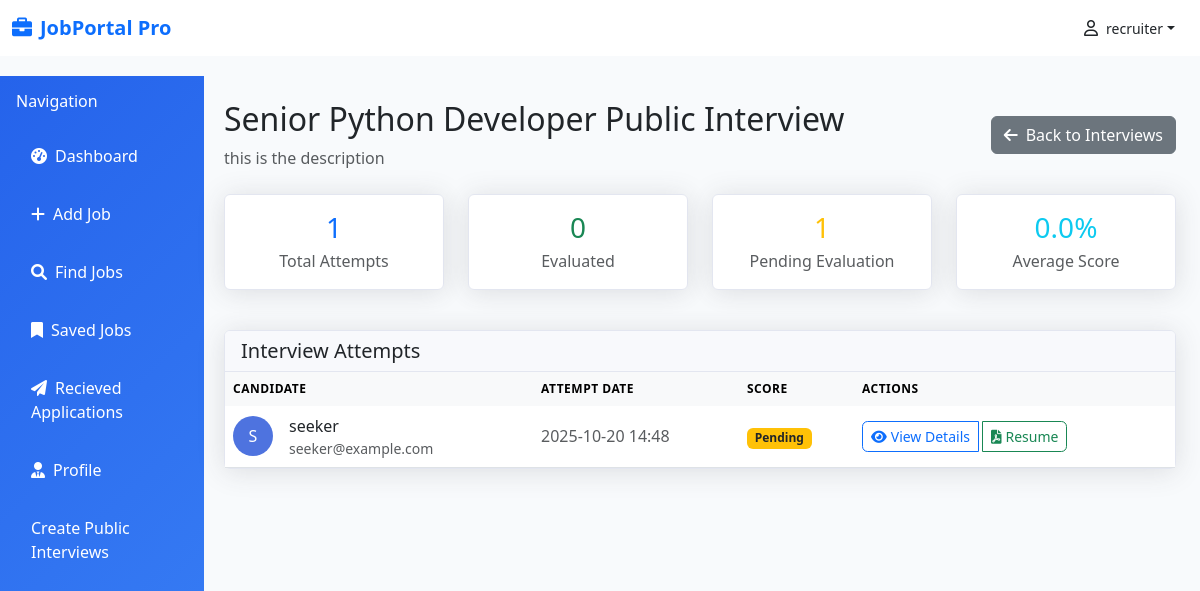
/public-interview-results/1 (signed in), run on the app's committed database.
### database/models.py (models this page shows)
class User(Base):
    __tablename__ = "users"
    id = Column(Integer(), primary_key=True)
    name = Column(String(256), nullable=False)
    email = Column(String(256), nullable=False)
    password = Column(String(256), nullable=False)
    is_recruiter = Column(Boolean, default=False)

class PublicInterview(Base):
    __tablename__ = "public_interviews"
    id = Column(Integer, primary_key=True, index=True)
    status = Column(Boolean, default=True)
    created_by = Column(Integer, ForeignKey("users.id"))
    title = Column(String(255), nullable=False)
    role = Column(String(256), nullable=True)
    skills = Column(JSON, nullable=True)
    description = Column(Text)
    category = Column(String(100))
    created_at = Column(DateTime, default=datetime.utcnow)
    updated_at = Column(DateTime, default=datetime.utcnow, onupdate=datetime.utcnow)
    creator = relationship("User", backref="public_interviews")
    attempts = relationship("PublicInterviewAttempt", backref="interview", lazy="select", cascade="all, delete-orphan")

class PublicInterviewAttempt(Base):
    __tablename__ = "public_interview_attempts"
    id = Column(Integer, primary_key=True, index=True)
    interview_id = Column(Integer, ForeignKey("public_interviews.id"), nullable=False)
    user_id = Column(Integer, ForeignKey("users.id"), nullable=False)
    transcript = Column(JSON, default=[])
    resume = Column(String(256), nullable=False)
    score = Column(Float, nullable=True)
    feedback = Column(Text, nullable=True)
    attempted_at = Column(DateTime, default=datetime.utcnow, nullable=True)
    video = Column(String(256), nullable=True)
    user = relationship("User", backref="public_interview_attempts")

### apps/PublicInterview/public_interview.py (the view)
@public_interview_router.get("/public-interview-results/{interview_id}")
async def public_interview_results(
    request: Request,
    interview_id: int,
    db: Session = Depends(get_db),
    current_user = Depends(get_current_user)
):
    if not current_user.is_recruiter:
        raise HTTPException(status_code=403, detail="Access denied")
    interview = db.query(PublicInterview).filter_by(id=interview_id, created_by=current_user.id).first()
    if not interview:
        raise HTTPException(status_code=404, detail="Interview not found")
    attempts = (
        db.query(PublicInterviewAttempt)
        .join(User, PublicInterviewAttempt.user_id == User.id)
        .filter(PublicInterviewAttempt.interview_id == interview_id)
        .order_by(PublicInterviewAttempt.attempted_at.desc())
        .all()
    )
    return templates.TemplateResponse(
        "public_interview_results.html",
        {
            "request": request,
            "current_user": current_user,
            "interview": interview,
            "attempts": attempts
        }
    )

### templates/public_interview_results.html (shortened to what this page needs)
{% extends 'base.html' %}
{% block content %}
<div class="col-md-9 col-lg-10">
    <div class="container-fluid py-4">
        <div class="d-flex justify-content-between align-items-center mb-4">
            <div>
                <h1 class="h2 mb-2">{{ interview.title }}</h1>
                <p class="text-muted mb-0">{{ interview.description }}</p>
            </div>
            <a href="/recruiter-public-interview" class="btn btn-secondary">
                <i class="fas fa-arrow-left me-2"></i>Back to Interviews
            </a>
        </div>
        <div class="row mb-4">
            <div class="col-md-3 col-sm-6 mb-3">
                <div class="card text-center h-100">
                    <div class="card-body">
                        <h3 class="text-primary mb-1">{{ attempts|length }}</h3>
                        <p class="text-muted mb-0">Total Attempts</p>
                    </div>
                </div>
            </div>
            <div class="col-md-3 col-sm-6 mb-3">
                <div class="card text-center h-100">
                    <div class="card-body">
                        <h3 class="text-success mb-1">{{ attempts|selectattr("score")|list|length }}</h3>
                        <p class="text-muted mb-0">Evaluated</p>
                    </div>
                </div>
            </div>
            <div class="col-md-3 col-sm-6 mb-3">
                <div class="card text-center h-100">
                    <div class="card-body">
                        <h3 class="text-warning mb-1">{{ attempts|rejectattr("score")|list|length }}</h3>
                        <p class="text-muted mb-0">Pending Evaluation</p>
                    </div>
                </div>
            </div>
            <div class="col-md-3 col-sm-6 mb-3">
                <div class="card text-center h-100">
                    <div class="card-body">
                        <h3 class="text-info mb-1">
                            {{ "%0.1f"|format((attempts|selectattr("score")|map(attribute="score")|list|sum /
                            (attempts|selectattr("score")|list|length)) if attempts|selectattr("score")|list|length > 0
                            else 0) }}%
                        </h3>
                        <p class="text-muted mb-0">Average Score</p>
                    </div>
                </div>
            </div>
        </div>
        <div class="card">
            <div class="card-header">
                <h5 class="card-title mb-0">Interview Attempts</h5>
            </div>
            <div class="card-body p-0">
                {% if attempts %}
                <div class="table-responsive">
                    <table class="table table-hover mb-0">
                        <thead class="table-light">
                            <tr>
                                <th class="border-0">Candidate</th>
                                <th class="border-0">Attempt Date</th>
                                <th class="border-0">Score</th>
                                <th class="border-0">Actions</th>
                            </tr>
                        </thead>
                        <tbody>
                            {% for attempt in attempts %}
                            <tr>
                                <td>
                                    <div class="d-flex align-items-center">
                                        <div class="flex-shrink-0">
                                            <div class="bg-primary rounded-circle d-flex align-items-center justify-content-center"
                                                style="width: 40px; height: 40px;">
                                                <span class="text-white fw-medium">{{ attempt.user.name[0].upper()
                                                    }}</span>
                                            </div>
                                        </div>
                                        <div class="flex-grow-1 ms-3">
                                            <div class="fw-medium text-dark">{{ attempt.user.name }}</div>
                                            <div class="text-muted small">{{ attempt.user.email }}</div>
                                        </div>
                                    </div>
                                </td>
                                <td class="align-middle">
                                    <span class="text-muted">{{ attempt.attempted_at.strftime('%Y-%m-%d %H:%M')
                                        }}</span>
                                </td>
                                <td class="align-middle">
                                    {% if attempt.score is not none %}
                                    <span class="badge bg-success">{{ "%.1f"|format(attempt.score) }}%</span>
                                    {% else %}
                                    <span class="badge bg-warning text-dark">Pending</span>
                                    {% endif %}
                                </td>
                                <td class="align-middle">
                                    <div class="btn-group" role="group">
                                        <a href="{{ url_for('public_interview_attempt_detail', attempt_id=attempt.id) }}"
                                            class="btn btn-sm btn-outline-primary">
                                            <i class="fas fa-eye me-1"></i>View Details
                                        </a>
                                        <a href="{{ attempt.resume }}" target="_blank"
                                            class="btn btn-sm btn-outline-success">
                                            <i class="fas fa-file-pdf me-1"></i>Resume
                                        </a>
                                    </div>
                                </td>
                            </tr>
                            {% endfor %}
                        </tbody>
                    </table>
                </div>
                {% else %}
                <div class="text-center py-5">
                    <i class="fas fa-inbox fa-3x text-muted mb-3"></i>
                    <h5 class="text-muted">No attempts yet</h5>
                    <p class="text-muted">Candidates haven't attempted this interview yet.</p>
                </div>
                {% endif %}
            </div>
        </div>
    </div>
</div>
{% endblock %}

### templates/base.html (shortened to what this page needs)
<!DOCTYPE html>
<html lang="en">
<head>
    <link href="https://cdn.jsdelivr.net/npm/bootstrap@5.3.0/dist/css/bootstrap.min.css" rel="stylesheet">
    <link href="https://cdnjs.cloudflare.com/ajax/libs/font-awesome/6.0.0/css/all.min.css" rel="stylesheet">
    <link rel="stylesheet" href="{{ url_for('static', path='css/base.css') }}">
</head>
<body>
    <nav class="navbar navbar-expand-lg navbar-light bg-white fixed-top">
        <div class="container-fluid">
            <a class="navbar-brand fw-bold text-primary" href=" {{url_for('dashboard')}} ">
                <i class="fas fa-briefcase me-2"></i>JobPortal Pro
            </a>
            <div class="d-flex align-items-center">
                <div class="dropdown">
                    <button class="btn text-dark dropdown-toggle d-flex align-items-center" type="button"
                        id="userDropdown" data-bs-toggle="dropdown" aria-expanded="false">
                        <i class="fa-regular fa-user me-2"></i>
                        <small>{{ current_user.name }}</small>
                    </button>
                </div>
            </div>
        </div>
    </nav>
    <div class="container-fluid" style="margin-top: 76px;">
        <div class="row">
            <div class="col-md-3 col-lg-2 px-0">
                <div class="sidebar">
                    <div class="p-3">
                        <h6 class="text-white mb-3">Navigation</h6>
                        <nav class="nav flex-column">
                            <a class="nav-link {% if request.url.path == '/dashboard' %}active{% endif %}"
                                href=" {{url_for('dashboard')}} "><i
                                    class="fas fa-tachometer-alt me-2"></i>Dashboard</a>
                            {% if current_user.is_recruiter %}
                            <a class="nav-link {% if request.url.path=='/add-job' %}active{% endif %}"
                                href=" {{url_for('add_job')}} "><i class="fas fa-plus me-2"></i>Add Job</a>
                            {% endif %}
                            <a class="nav-link {% if request.url.path=='/search' %}active{% endif %}"
                                href="{{url_for('get_search')}}"><i class="fas fa-search me-2"></i>Find Jobs</a>
                            <a class="nav-link {% if request.url.path=='/saved-job' %}active{% endif %}"
                                href=" {{url_for('saved_job')}} "><i class="fas fa-bookmark me-2"></i>Saved Jobs</a>
                            {% if current_user.is_recruiter %}
                            <a class="nav-link {% if request.url.path=='/get-applicant' %}active{% endif %}"
                                href=" {{url_for('get_applicants')}} "><i class="fas fa-paper-plane me-2"></i>Recieved
                                Applications</a>
                            {% endif %}
                            <a class="nav-link {% if request.url.path=='/profile' %}active{% endif %}"
                                href="{{url_for('get_profile')}}"><i class="fas fa-user-tie me-2"></i>Profile</a>
                            {% if current_user.is_recruiter %}
                            <a class="nav-link {% if request.url.path=='/recruiter-public-interview' %}active{% endif %}"
                                href=" {{url_for('recruiter_public_interview')}} ">Create Public Interviews</a>
                            {% endif %}
                        </nav>
                    </div>
                </div>
            </div>
            {% block content %} {% endblock %}
        </div>
    </div>
</body>
</html>

### static/css/base.css (style rules this page uses)
:root { --primary-blue: #2563eb; --light-blue: #3b82f6; --dark-blue: #1e40af; --bg-blue: #eff6ff; }
body { background-color: #f8fafc; font-family: 'Segoe UI', Tahoma, Geneva, Verdana, sans-serif; }
.sidebar { background: linear-gradient(135deg, var(--primary-blue), var(--light-blue)); min-height: 100vh; position: fixed; width: 17%; }
.sidebar .nav-link { color: white; padding: 12px 15px; margin: 5px 0; border-radius: 8px; transition: all 0.3s ease; }

### templates/public_interview_results.html (style rules this page uses)
.card { border: 1px solid #e3e6f0; box-shadow: 0 0.15rem 1.75rem 0 rgba(58, 59, 69, 0.15); }
.card-header { background-color: #f8f9fc; border-bottom: 1px solid #e3e6f0; }
.table th { font-weight: 600; text-transform: uppercase; font-size: 0.75rem; letter-spacing: 0.5px; }
.bg-primary { background-color: #4e73df !important; }
.btn-group .btn { border-radius: 0.35rem; margin-right: 0.25rem; }

### data on the page
User: name "recruiter"
PublicInterview: title "Senior Python Developer Public Interview", description "this is the description"
PublicInterviewAttempt: user "S", user.name "seeker", user.email "seeker@example.com", attempted_at "2025-10-20 14:48", shows "Pending"

### other printed values
{{ attempts|length }} "1"
{{ attempts|selectattr("score")|list|length }} "0"
{{ attempts|rejectattr("score")|list|length }} "1"
